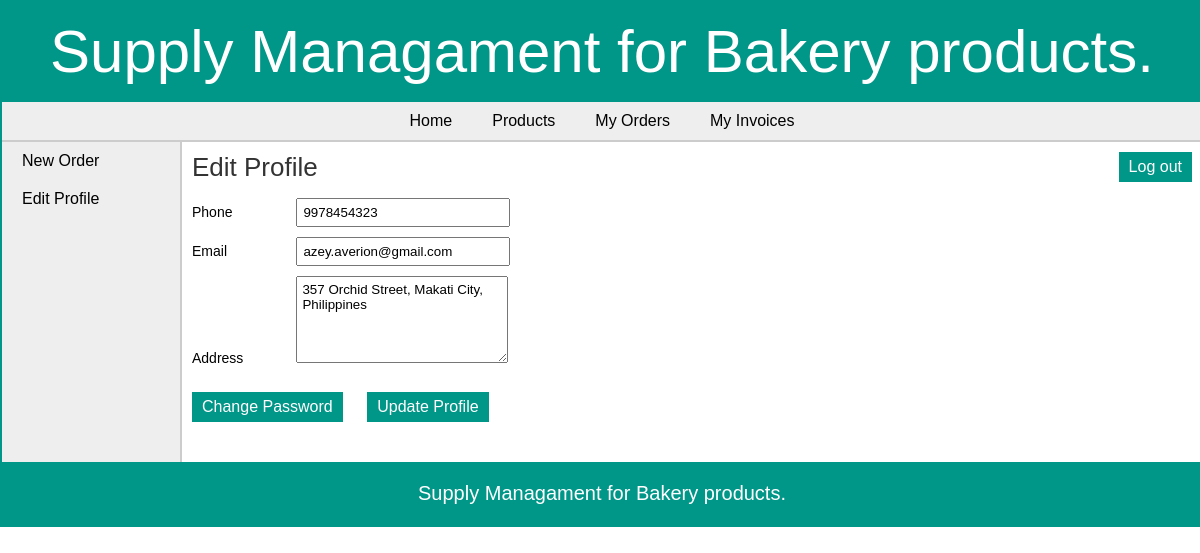
The page /retailer/edit_profile.php (signed in) on the database its author committed.
### tables this page shows
CREATE TABLE `retailer` (
  `retailer_id` int(11) NOT NULL,
  `username` varchar(25) NOT NULL,
  `password` varchar(25) NOT NULL,
  `address` varchar(200) NOT NULL,
  `area_id` int(11) NOT NULL,
  `phone` varchar(10) NOT NULL,
  `email` varchar(50) DEFAULT NULL
);

### retailer/edit_profile.php (the view, shortened to what this page needs)
<?php
	include("../includes/config.php");
	if(isset($_SESSION['retailer_login'])) {
		$usernameErr = $passwordErr = $phoneErr = $emailErr = $requireErr = $confirmMessage = "";
		$id = $_SESSION['retailer_id'];
		$query_selectRetailer = "SELECT * FROM retailer WHERE retailer_id='$id'";
		$result_selectRetailer = mysqli_query($con,$query_selectRetailer);
		$row_selectRetailer = mysqli_fetch_array($result_selectRetailer);
	}
	else {
		header('Location:../index.php');
	}
?>
<!DOCTYPE html>
<html>
<head>
	<link rel="stylesheet" href="../includes/main_style.css" >
</head>
<body>
	<?php
		include("../includes/header.inc.php");
		include("../includes/nav_retailer.inc.php");
		include("../includes/aside_retailer.inc.php");
	?>
	<section>
		<h1>Edit Profile</h1>
		<form action="" method="POST" class="form">
		<ul class="form-list">
		<li>
			<div class="label-block"> <label for="retailer:phone">Phone</label> </div>
			<div class="input-box"> <input type="text" id="retailer:phone" name="txtRetailerPhone" placeholder="Phone" value="<?php echo $row_selectRetailer['phone']; ?>" /> </div> <span class="error_message"><?php echo $phoneErr; ?></span>
		</li>
		<li>
			<div class="label-block"> <label for="retailer:email">Email</label> </div>
			<div class="input-box"> <input type="text" id="retailer:email" name="txtRetailerEmail" placeholder="Email" value="<?php echo $row_selectRetailer['email']; ?>" required /> </div> <span class="error_message"><?php echo $emailErr; ?></span>
		</li>
		<li>
			<div class="label-block"> <label for="retailer:address">Address</label> </div>
			<div class="input-box"> <textarea type="text" id="retailer:address" name="txtRetailerAddress" placeholder="Address"><?php echo $row_selectRetailer['address']; ?></textarea> </div>
		</li>
		<li>
			<a href="change_password.php"><input type="button" value="Change Password" class="submit_button" /></a>
			<input type="submit" value="Update Profile" class="submit_button" /> <span class="error_message"> <?php echo $requireErr; ?> </span><span class="confirm_message"> <?php echo $confirmMessage; ?> </span>
		</li>
		</ul>
		</form>
	</section>
	<?php
		include("../includes/footer.inc.php");
	?>
</body>
</html>

### includes/main_style.css (style rules this page uses)
* { font-family: arial,sans-serif; margin:0px; padding:0px; }
body { width:1200px; margin:auto; border:2px solid #009688; }
li { list-style:none; margin:0px; }
a { text-decoration:none; }
label { margin:5px 0px; font-size:14px; }
.label-block { display:inline-block; width:100px; }
.input-box { display:inline-block; margin:5px 0px; }
.input-box input { width:200px; padding:5px 5px; margin:auto; }
.input-box textarea { width:200px; height:75px; padding:5px 5px; }
.submit_button { font-size:16px; margin-top:20px; margin-right:20px; padding:6px 10px; background-color:#009688; border:none; color:white; }
section { width:1000px; padding:10px; padding-bottom:40px; }
section h1 { margin-bottom:10px; font-weight:normal; color:#333; font-size: 26px; }

### rows shown on the page
retailer: txtRetailerPhone "9978454323", txtRetailerEmail "azey.averion@gmail.com", txtRetailerAddress "357 Orchid Street, Makati City, Philippines"
